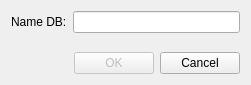
<?xml version="1.0" encoding="UTF-8"?>
<ui version="4.0">
 <class>ConnectDialog</class>
 <widget class="QDialog" name="ConnectDialog">
  <property name="geometry">
   <rect>
    <x>0</x>
    <y>0</y>
    <width>251</width>
    <height>85</height>
   </rect>
  </property>
  <property name="windowTitle">
   <string/>
  </property>
  <property name="modal">
   <bool>true</bool>
  </property>
  <layout class="QVBoxLayout" name="verticalLayout">
   <item>
    <layout class="QHBoxLayout" name="horizontalLayout_2">
     <item>
      <widget class="QLabel" name="label">
       <property name="text">
        <string>Name DB:</string>
       </property>
      </widget>
     </item>
     <item>
      <widget class="QLineEdit" name="lineEditNameDb"/>
     </item>
    </layout>
   </item>
   <item>
    <spacer name="verticalSpacer">
     <property name="orientation">
      <enum>Qt::Vertical</enum>
     </property>
     <property name="sizeHint" stdset="0">
      <size>
       <width>20</width>
       <height>40</height>
      </size>
     </property>
    </spacer>
   </item>
   <item>
    <layout class="QHBoxLayout" name="horizontalLayout_3">
     <item>
      <spacer name="horizontalSpacer">
       <property name="orientation">
        <enum>Qt::Horizontal</enum>
       </property>
       <property name="sizeHint" stdset="0">
        <size>
         <width>40</width>
         <height>20</height>
        </size>
       </property>
      </spacer>
     </item>
     <item>
      <widget class="QPushButton" name="pushButtonOk">
       <property name="enabled">
        <bool>false</bool>
       </property>
       <property name="text">
        <string>OK</string>
       </property>
      </widget>
     </item>
     <item>
      <widget class="QPushButton" name="pushButtonCancel">
       <property name="text">
        <string>Cancel</string>
       </property>
      </widget>
     </item>
    </layout>
   </item>
  </layout>
 </widget>
 <resources/>
 <connections/>
</ui>
